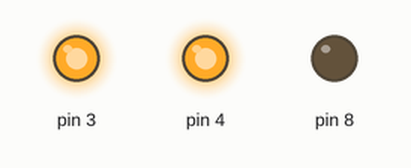
Bench run of a sketch on a simulated Arduino Uno, built with avr-gcc and run on an emulated ATmega328P. Parts: output pins drawn as LEDs (lit = HIGH).

Above: at 0.4 s.
At 1.0 s:
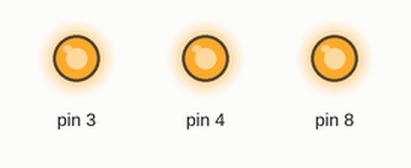
At 1.7 s:
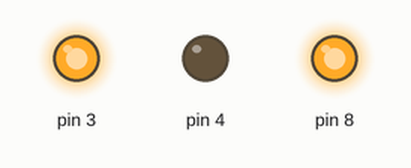
Timing chart, 0 to 3.0 s (numbered marks = the images above):
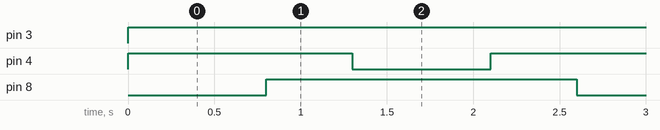

The sketch:

cdmotor.ino
```cpp
//3,4,8
void  motor(int a,int b)
{
digitalWrite(4,a);
digitalWrite(8,b);
}
void setup() {
  // put your setup code here, to run once:
pinMode(3,OUTPUT);
pinMode(4,OUTPUT);
pinMode(8,OUTPUT);

}

void loop() {
  // put your main code here, to run repeatedly:
motor(1,0);
analogWrite(3,255);
delay(800);
motor(1,1);
delay(500);
motor(0,1);
delay(800);
motor(1,1);
delay(500);
}
```

Measured:
- by itself, pin 3: LOW → HIGH at 0.00 s
- by itself, pin 4: repeats every 2.6 s: LOW 0.80 s, HIGH 1.8 s
- by itself, pin 8: alternates HIGH for 1.8 s and LOW for 0.80 s
